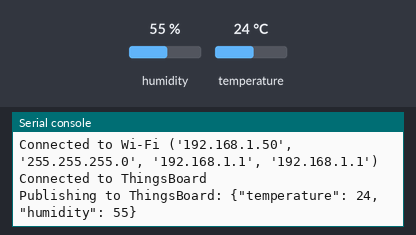
A program run on a simulated ESP8266 board running MicroPython. Shown: the last lines printed to the serial console. The inputs (shaded band) are chosen by the test bench; at power-on: humidity 55 %, temperature 24 °C. WiFi joins after 1.5 s; no MQTT or app messages arrive unless stated.

Above: at 3.3 s.
3.4 s: humidity set to 22 %
At 8.6 s:
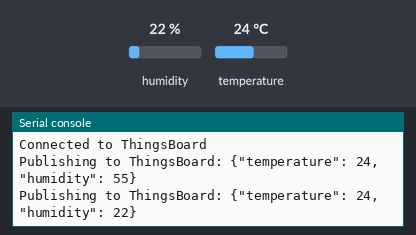
9.0 s: temperature set to 12 °C
At 13.3 s:
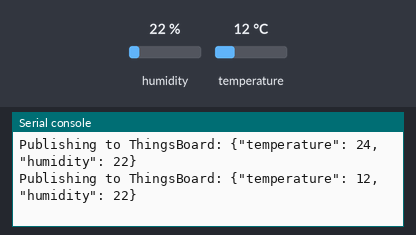
14.6 s: humidity set to 40 %
At 18.0 s:
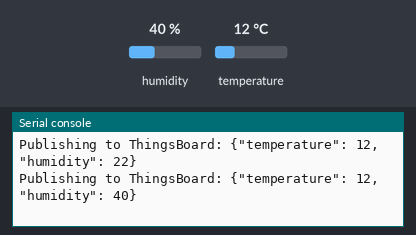
Timing chart, 0 to 19.5 s (numbered marks = the images above; inputs shaded):
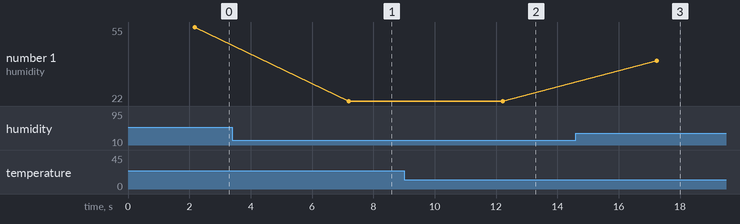

The program:

clientSensor_thingsboard_Milestone3.py
```python
import time
import network
import dht
from machine import Pin
from umqtt.simple import MQTTClient

# Wi-Fi credentials
SSID = "Galaxy A52 5G665E"
PASSWORD = "fmnn7937"

# ThingsBoard server details
THINGSBOARD_SERVER = "demo.thingsboard.io"  # Replace with your ThingsBoard server address
ACCESS_TOKEN = "gNgV9IqGAWeT6KzjxCmQ"  # Replace with your device's access token

# GPIO pin assignments
DHT_SENSOR_PIN = 13  # Pin connected to the DHT sensor

# Initialize the DHT sensor
dht_sensor = dht.DHT11(Pin(DHT_SENSOR_PIN))

# Connect to Wi-Fi
def connect_to_wifi():
    wlan = network.WLAN(network.STA_IF)
    wlan.active(True)
    wlan.connect(SSID, PASSWORD)

    print("Connecting to Wi-Fi...")
    while not wlan.isconnected():
        time.sleep(1)

    print("Connected to Wi-Fi", wlan.ifconfig())

# Publish sensor readings to ThingsBoard
def publish_to_thingsboard(client):
    try:
        dht_sensor.measure()
        temperature = dht_sensor.temperature()
        humidity = dht_sensor.humidity()

        # Prepare telemetry payload
        payload = '{"temperature": %d, "humidity": %d}' % (temperature, humidity)
        print(f"Publishing to ThingsBoard: {payload}")

        # Publish to the telemetry topic
        client.publish("v1/devices/me/telemetry", payload)

    except Exception as e:
        print("Error reading sensor or publishing data:", e)

# Main client code
def main():
    connect_to_wifi()

    # Connect to ThingsBoard MQTT broker
    client = MQTTClient("client_id", THINGSBOARD_SERVER, user=ACCESS_TOKEN, password="")
    try:
        client.connect()
        print("Connected to ThingsBoard")

        while True:
            publish_to_thingsboard(client)
            time.sleep(5)  # Wait 5 seconds before sending the next reading

    except Exception as e:
        print("Connection error:", e)

    finally:
        client.disconnect()
        print("Disconnected from ThingsBoard")

if __name__ == "__main__":
    main()
```

Measured:
- after the input at 3.4 s, the serial console: prints a new line after 3.8 s (image 1)
- after the input at 9.0 s, the serial console: prints a new line after 3.2 s (image 2)
- after the input at 14.6 s, the serial console: prints a new line after 2.6 s (image 3)
- plotted number 1: 55 → 22 after the input at 3.4 s, 22 → 40 after the input at 14.6 s
